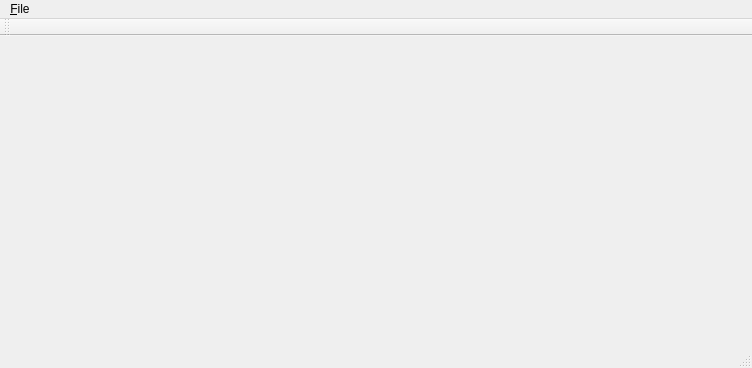
<?xml version="1.0" encoding="UTF-8"?>
<ui version="4.0">
 <class>MainWindow</class>
 <widget class="QMainWindow" name="MainWindow">
  <property name="geometry">
   <rect>
    <x>0</x>
    <y>0</y>
    <width>752</width>
    <height>368</height>
   </rect>
  </property>
  <property name="windowTitle">
   <string>MainWindow</string>
  </property>
  <widget class="QWidget" name="centralWidget">
   <widget class="QCustomPlot" name="widget" native="true">
    <property name="geometry">
     <rect>
      <x>0</x>
      <y>0</y>
      <width>751</width>
      <height>311</height>
     </rect>
    </property>
   </widget>
  </widget>
  <widget class="QMenuBar" name="menuBar">
   <property name="geometry">
    <rect>
     <x>0</x>
     <y>0</y>
     <width>752</width>
     <height>19</height>
    </rect>
   </property>
   <widget class="QMenu" name="menu_File">
    <property name="title">
     <string>&amp;File</string>
    </property>
   </widget>
   <addaction name="menu_File"/>
  </widget>
  <widget class="QToolBar" name="mainToolBar">
   <attribute name="toolBarArea">
    <enum>TopToolBarArea</enum>
   </attribute>
   <attribute name="toolBarBreak">
    <bool>false</bool>
   </attribute>
  </widget>
  <widget class="QStatusBar" name="statusBar"/>
 </widget>
 <layoutdefault spacing="6" margin="11"/>
 <customwidgets>
  <customwidget>
   <class>QCustomPlot</class>
   <extends>QWidget</extends>
   <header>qcustomplot.h</header>
   <container>1</container>
  </customwidget>
 </customwidgets>
 <resources/>
 <connections/>
</ui>
